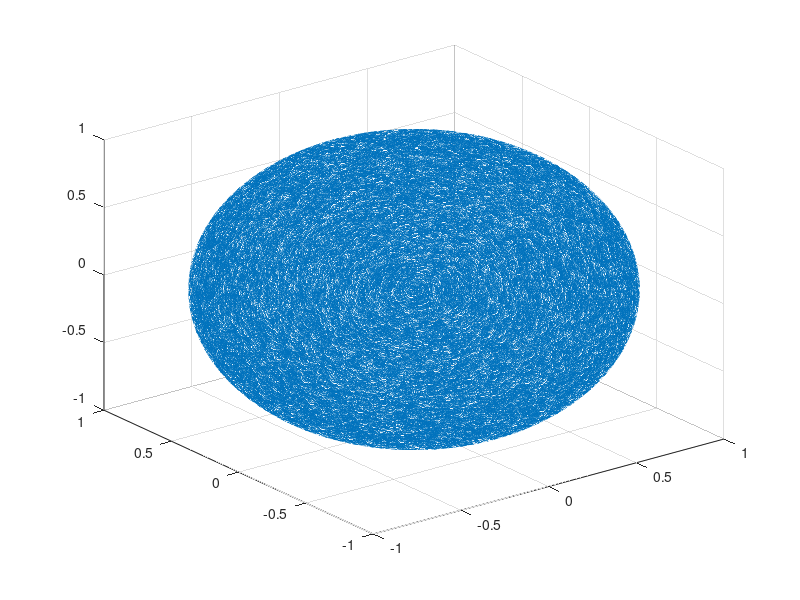

This figure's MATLAB source:


iterations = 100000;

chosen_ws = zeros(iterations,3);

for iter = 1:iterations
    w1 = (rand * 2)-1;
    w2 = (rand * (2*sqrt(1-w1^2)))-sqrt(1-w1^2);
    w3 = randsample([-1 1],1)*sqrt(1-w1^2-w2^2);
    chosen_ws(iter,:) = datasample([w1 w2 w3],3,'Replace',false);
end

scatter3(chosen_ws(:,1),chosen_ws(:,2), chosen_ws(:,3))